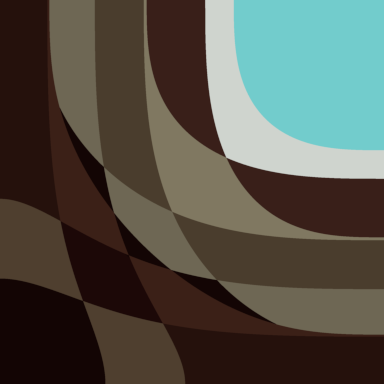
%> input picture hw6/code/image/source/Wall_776.png, 384 x 384 px, given in place of butterfly.bmp, which was not available
$ octave testKernel.m   (GNU Octave 9; MATLAB toolbox functions it lacks are replaced by stand-ins)
%> lines starting %> are read from the running program, lines starting %| are printed output that depends on the picture; pictures that were not available may be replaced by others from this repository, and a replacement may not be noted
### hw1/code/main.m
function u = main(image_path, lambda_weight, kernel_size, gaussian_sigma, result_image_path, options)
%> called with image_path = 'image/source/butterfly.bmp', lambda_weight = 1, kernel_size = 15, gaussian_sigma = 1.5, result_image_path = 'image/blurred/butterfly.png'
    % Options are:
    % blur
    % blur_only
    % boundary_cond: 'replicate' or 'symmetric'
    % channels
    % noise_level: 0 to 1
    % saved_hint
    % show

    if nargin < 1
        image_path = 'image/source/comic.jpeg';
    end
    if nargin < 2
        lambda_weight = 1;
    end
    if nargin < 3
        kernel_size = 15;
    end
    if nargin < 4
        gaussian_sigma = 1.5;
    end
    if nargin < 5
        result_image_path = 'image/result/comic.jpeg';
    end
    if nargin < 6
        options = struct();
    end
    %
    addpath lib

    kernel = fspecial('gaussian', [1, 1] * kernel_size, gaussian_sigma);
    f_truth = double(imread(image_path));

    noise_sigma = max(max(max(f_truth))) * default(options, 'noise_level', 0.01);
%> noise_sigma = 2.12
    boundaryCondition = default(options, 'boundary_cond', 'replicate');
    blurFunc = @(x) imfilter(x, kernel, boundaryCondition);

    if default(options, 'blur', false)
        f = blurFunc(f_truth) + noise_sigma*randn(size(f_truth));
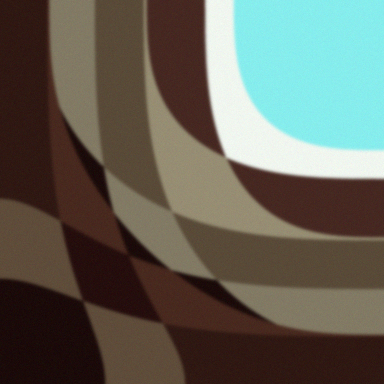
%> f: size 384x384x3 double; mean R, G, B 82.4, 81.8, 72.5; mean of the top-left, top-right, bottom-left and bottom-right quarters 56.5, 161.6, 41, 56.5; drawn with min black and max white
        if default(options, 'blur_only', false)
            imwrite(uint8(f), result_image_path);
            return
        end
        if default(options, 'show', false)
%             figure; imshow(uint8([f_truth f])), title('Before recovered\newlineTruth - Blurred');
        end
    else
        f = f_truth;
        if isfield(options, 'truth_path')
            f_truth = double(imread(options.truth_path));
        end
        if default(options, 'show', false)
            figure; imshow(uint8(f)), title('Blurred');
        end
    end

    tic
    options.ADMM_tor = default(options, 'ADMM_tor', 1e-5);
    channelN = size(f, 3);
    if isfield(options, 'saved_hint')
        u = load(sprintf('%s.%d.mat', image_path, options.saved_hint));
        f = u.f;
        u = u.u;
        if exist(sprintf('%s.%d.mat', image_path, options.saved_hint+1), 'file')
            error('Perhaps you have to increase!')
        end
        figure; imshow([f_truth f u]), title('Before recovered\newlineTruth - Blurred - Interstep');
    else
        u = zeros(size(f), 'uint8');
    end

    for i = 1:min([channelN, default(options, 'channels', channelN)])
%> the loop in main (call 2), `for i = 1:min([channelN, default(options, 'channels', channelN)])` made 1 pass
%> pass 1, in default (call 19), `value = def_value;`:
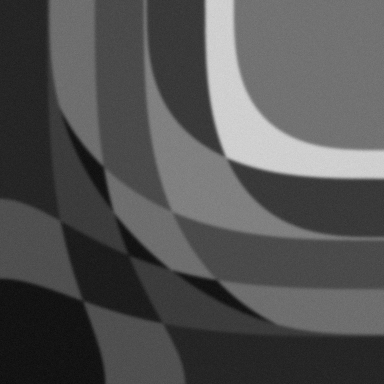
%> value: size 384x384 double; min 12, max 215, mean 82.4
%> pass 1, in ADMM, `d = Wfunc(u);`:
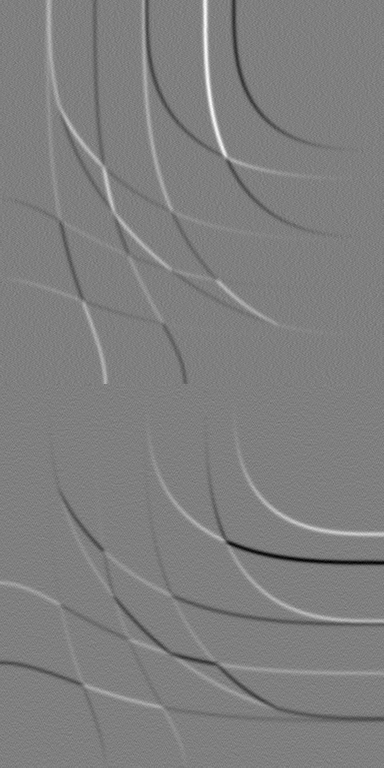
%> d: size 768x384 double; min -39, max 39, mean 0; drawn with min black and max white
        options.ADMM_psnrFunc = @(x) psnr(x, f_truth(:, :, i));
        fprintf('Processing the %d channel...\n', i);
        if isfield(options, 'saved_hint')
            options.ADMM_initial = double(u(:, :, i));
        end
        u(:, :, i) = uint8(solver(f(:, :, i), blurFunc, lambda_weight, options));
    end
    toc

    if default(options, 'show', false)
        figure; imshow([f_truth f u]), title('Truth - Blurred - Recovered');
        imwrite(u, result_image_path);
    else
        h = figure; imshow(u);
        print(h, result_image_path, '−dpng');
    end

    if isfield(options, 'saved_hint')
        save(sprintf('%s.%d.mat', image_path, options.saved_hint+1), 'u', 'f')
    else
%         save(sprintf('%s.1.mat', image_path), 'u', 'f')
    end
end

### hw1/code/lib/default.m
function value = default(s, key, def_value)
    if isfield(s, key)
        value = getfield(s, key);
    else
        value = def_value;
    end
end

### hw1/code/lib/ADMM.m
function u = ADMM(A, f, W, Wt, lambda, options)
    % Options are:
    % ADMM_CG0
    % ADMM_delta
    % ADMM_fast
    % ADMM_MaxItr
    % ADMM_minRes
    % ADMM_mu
    % ADMM_outInt
    % ADMM_save_history
    % ADMM_tor

    max_itr = default(options, 'ADMM_MaxItr', 1000);
    mu = default(options, 'ADMM_mu', 10);
    delta = default(options, 'ADMM_delta', 1.618);
    ADMMtor = default(options, 'ADMM_tor', 5e-5);
    psnrFunc = default(options, 'ADMM_psnrFunc', @(x) nan);
    outputInt = default(options, 'ADMM_outInt', 5);
    fast = default(options, 'ADMM_fast', false);
    useMinRes = default(options, 'ADMM_minRes', false);

    % turn matrix into function
    try
        func2str(A);
        Afunc = A; Atfunc = A;
        Wfunc = W; Wtfunc = Wt;
    catch
        Afunc = @(x) A*x;
        Wfunc = @(x) W*x;
        Atfunc = @(x) A'*x;
        Wtfunc = @(x) W'*x;
    end
    WtWfunc = @(x) Wtfunc(Wfunc(x));

    % initialize
    u = default(options, 'ADMM_initial', f);
    d = Wfunc(u);
    b = 0*d;
    CGtorlerance0 = default(options, 'ADMM_CG0', 5e-5);
    alpha = 1;

    % iterations
    itr = 1;
    rel_err_arr = zeros(max_itr, 1);
    psnr_arr = zeros(max_itr, 1);
    while itr <= max_itr
        ATerm = @(x) Atfunc(Afunc(x))+mu*WtWfunc(x);
        bTerm = Atfunc(f) + Wtfunc(d-b)*mu;
        if useMinRes
%> the run ends on the next line
            uMid = minres(ATermWrapper(ATerm, size(u)), vectorize(bTerm), 1e-6, 1000);
            u_n = reshape(uMid, size(u));
        else
            u_n = CG(u, ATerm, bTerm, ...
                struct('torlerance', max(CGtorlerance0/log(itr+2), 1e-7)));
        end
        d_n = soft_threshold(lambda/mu, Wfunc(u_n)+b);
        b_n = b + delta*(Wfunc(u_n)-d_n);

        if fast && itr >= 2
            alpha_n = (1+sqrt(1+4*alpha^2)) / 2;
            u = u_n;
            d = d_n + (alpha-1)/alpha_n * (d_n-d_n_old);
            b = b_n + (alpha-1)/alpha_n * (b_n-b_n_old);
        else
            u = u_n;
            d = d_n;
            b = b_n;
        end
        d_n_old = d_n;
        b_n_old = b_n;

        rel_err = matNorm(Wfunc(u)-d)/matNorm(f);
        rel_err_arr(itr) = rel_err;
        psnr_val = psnrFunc(u);
        psnr_arr(itr) = psnr_val;
        fprintf('Itr % 5d, rel err: %.4e, psnr: %.2f\n', itr, rel_err, psnr_val);
        if mod(itr, outputInt) == 0
            figure(8)
            imshow(uint8(u)); title(sprintf('Iteration %d.', itr));
        end
        if rel_err < ADMMtor
            break
        end
        itr = itr + 1;
    end
    fprintf('Used %d iterations, \nrelative error: %.4e.\n', itr, rel_err)

    if isfield(options, 'ADMM_save_history')
        figure; semilogy(1:itr, rel_err_arr(1:itr)); title('rel_err');
        figure; plot(1:itr, psnr_arr(1:itr)); title('psnr');
        save(options.ADMM_save_history, 'rel_err_arr', 'psnr_arr');
    end
end

### hw1/code/lib/solver.m
function u = solver(f, blurFunc, lambda, options)
    A = blurFunc;
    W = @Wfunc;
    Wt = @Wtfunc;
    u = ADMM(A, f, W, Wt, lambda, options);
end

% symmetric
function g = Wfunc(x)
    g1 = x * 0;
    g1(:, 1) = (x(:, 2) - x(:, 1)) / 2;
    g1(:, 2:end-1) = (x(:, 3:end) - x(:, 1:end-2)) / 2;
    g1(:, end) = (x(:, end) - x(:, end-1)) / 2;
    g2 = x * 0;
    g2(1, :) = (x(2, :) - x(1, :)) / 2;
    g2(2:end-1, :) = (x(3:end, :) - x(1:end-2, :)) / 2;
    g2(end, :) = (x(end, :) - x(end-1, :)) / 2;
    g = [g1; g2];
end

% [14 lines left out: function Wtfunc, not called in this run]

% [37 lines of commented-out code are left out]

### hw1/code/testKernel.m
innerTest('butterfly', 'bmp', 3e-5, 2.5) % 206.137799s
% [5 lines not run here, left out]
function innerTest(p1name, p2name, criterion, gs)
    %% Generate a blurred picture
    options = struct();
    options.blur = true;
    options.blur_only = true;

    image_path = sprintf('image/source/%s.%s', p1name, p2name);
    lambda_weight = 1;
    kernel_size = 15;
    gaussian_sigma = 1.5;
    result_image_path = sprintf('image/blurred/%s.png', p1name);

    main(image_path, lambda_weight, kernel_size, gaussian_sigma, result_image_path, options);

    %% Deblur and Denoise the picture
    % minRes, fast, all channels: 21.947201s
    options = struct();
    options.blur = false;
    options.show = true;
    options.channels = 3;
    options.truth_path = sprintf('image/source/%s.%s', p1name, p2name);
    options.ADMM_fast = true;
    options.ADMM_minRes = true;
    options.ADMM_outInt = 15;
    options.ADMM_save_history = sprintf('history/%s_MinRes_fast_3_gs_%s.mat', p1name, num2str(gs));
    options.ADMM_tor = criterion;

    image_path = sprintf('image/blurred/%s.png', p1name);
    lambda_weight = 1;
    kernel_size = 15;
    gaussian_sigma = gs;
    result_image_path = sprintf('image/result/%s_gs_%s.png', p1name, num2str(gs));

    main(image_path, lambda_weight, kernel_size, gaussian_sigma, result_image_path, options);
end

$ run again, on hw6/code/image/source/Wall_834.png
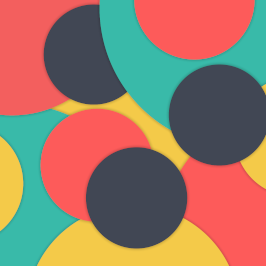
%> input picture hw6/code/image/source/Wall_834.png, 266 x 266 px, given in place of butterfly.bmp, which was not available
%> noise_sigma = 2.53
%> the loop in main (call 2), `for i = 1:min([channelN, default(options, 'channels', channelN)])` made 1 pass
%> pass 1, in default (call 19), `value = def_value;`:
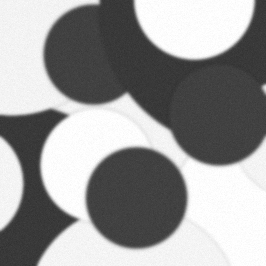
%> value: size 266x266 double; min 46, max 255, mean 153.1
%> pass 1, in ADMM, `d = Wfunc(u);`:
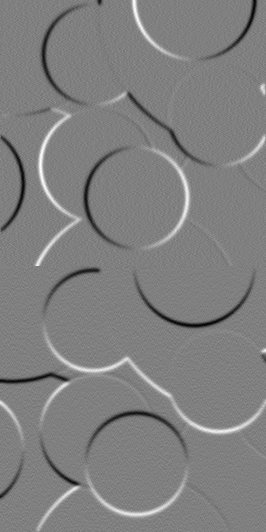
%> d: size 532x266 double; min -50.5, max 50, mean -0.1; drawn with min black and max white
